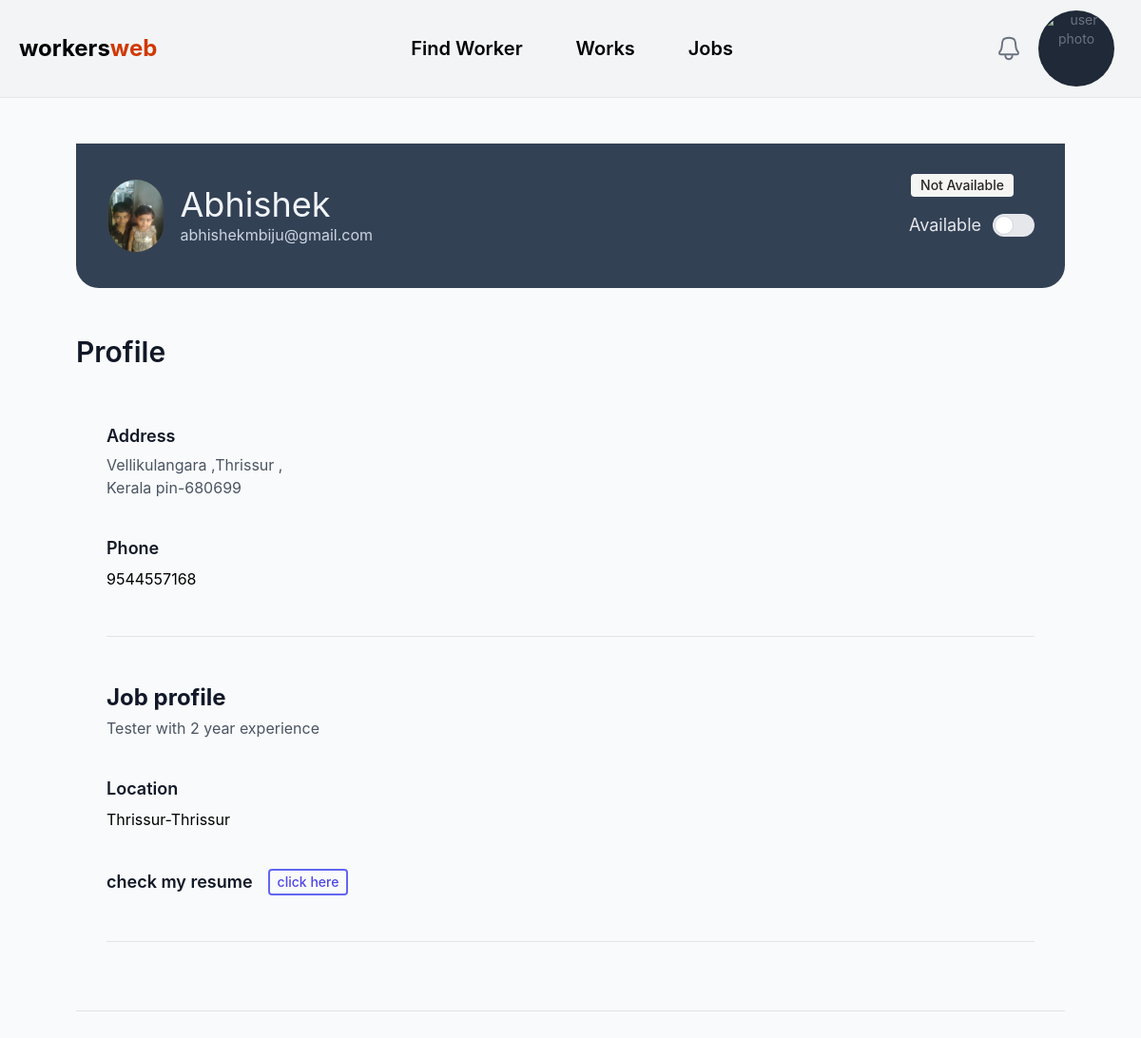
Page /profile/ (signed in) on the committed database.
### main/models.py (models this page shows, shortened)
class Profile(models.Model):
    user_id = models.ForeignKey(User,on_delete=models.CASCADE)
    name = models.CharField(max_length=255)
    avatar = models.ImageField(upload_to='uploads/avatars')
    district = models.CharField(max_length=255)
    city = models.CharField(max_length=255)
    street_address = models.TextField()
    pin = models.CharField(max_length=6)
    phone_no = models.CharField(max_length=15)

class User(AbstractBaseUser, PermissionsMixin):
    id = models.UUIDField(primary_key=True, default=uuid.uuid4, editable=False)
    email = models.EmailField(unique=True)
    username = models.CharField(max_length=255,null=True,blank=True)
    is_active = models.BooleanField(default=True)
    is_superuser = models.BooleanField(default=False)
    is_worker = models.BooleanField(default=False)
    is_staff = models.BooleanField(default=False)
    date_joined = models.DateTimeField(auto_now_add=True)
    last_login = models.DateTimeField(blank=True, null=True)
    objects = CustomUserManager()
    USERNAME_FIELD = 'email'
    EMAIL_FIELD = 'email'
    REQUIRED_FIELDS = ['username']

class Worker(models.Model):
    user_id = models.ForeignKey(User,on_delete=models.CASCADE)
    name = models.CharField(max_length=255)
    avatar = models.ImageField(upload_to='uploads/avatars')
    district = models.CharField(max_length=255)
    city = models.CharField(max_length=255)
    street_address = models.TextField()
    pin = models.CharField(max_length=6)
    phone_no = models.CharField(max_length=15)
    experience = models.IntegerField()
    job_title = models.CharField(max_length=255)
    resume = models.FileField(upload_to="uploads/resume")
    notification = models.BooleanField(default=False)
    is_available= models.BooleanField(default=True)

### main/views.py (the view)
# urls.py: path('profile/',profile,name="profile"),
def profile(request):
  profile=None
  worker=None
  if Profile.objects.filter(user_id=request.user).exists():
    profile = Profile.objects.get(user_id=request.user)
  if Worker.objects.filter(user_id=request.user).exists():
    worker = Worker.objects.get(user_id=request.user)
    print("exists 1212")
  if request.method == 'POST':
    available = request.POST.get('available')
    worker = Worker.objects.get(user_id=request.user)
    worker.is_available = available == 'True'
    print('iikxk',type(available),available)
    worker.save()
  return render(request,'profile.html',{'Profile':profile,"worker":worker})

### template/profile.html (shortened to what this page needs)
{% extends "layout.html" %}
{% block 'container' %}
<div class=" px-20 py-12 ">
    <div class=" bg-slate-700 flex justify-between  items-center text-white p-8 rounded-bl-3xl rounded-br-3xl space-x-4 ">
      {% if Profile %}
        <img class=" w-20 h-20 rounded-full border-2 border-gray-700  " src="{{ Profile.avatar.url }}" alt="{{ Profile.name }}'s picture" />
        <div class="w-full">
        <p class=" text-4xl text-bold text-slate-100 "> {{Profile.name}}</p>
        <p class=" text-base text-semibold text-slate-300 "> {{request.user}}</p>
        </div>
        <div class="flex flex-col items-center space-y-4">
            <div class="flex items-center space-x-3">
                {% if worker.is_available %}
                <span>working</span>
                <span class="bg-green-100  text-green-800 text-sm font-medium me-2 px-2.5 py-0.5 rounded dark:bg-green-900 dark:text-green-300">Available</span>
                {% else %}
                <span class="bg-stone-100  text-stone-800 text-sm font-medium me-2 px-2.5 py-0.5 rounded dark:bg-stone-900 dark:text-stone-300">Not Available</span>
                {% endif %}
            </div>
            {% if worker.user_id.id == request.user.id %}
            <form action="" method="post" id="checkForm">
                <label class="inline-flex items-center mb-5 cursor-pointer space-x-3">
                    <span class="ms-3 text-lg font-normal text-gray-200 dark:text-gray-300">Available</span>
                    <div class="relative w-11 h-6 bg-gray-200 peer-focus:outline-none peer-focus:ring-4 peer-focus:ring-blue-300 dark:peer-focus:ring-blue-800 rounded-full peer dark:bg-gray-700 peer-checked:after:translate-x-full rtl:peer-checked:after:-translate-x-full peer-checked:after:border-white after:content-[''] after:absolute after:top-[2px] after:start-[2px] after:bg-white after:border-gray-300 after:border after:rounded-full after:h-5 after:w-5 after:transition-all dark:border-gray-600 peer-checked:bg-blue-600"></div>
                </label>
            </form>
            {% endif %}
        </div>
      {% else %}
        <p class=" text-3xl text-bold text-slate-200 "> {{request.user}}</p>
        <p class=" text-3xl text-bold text-slate-300 "> {{request.user.is_active}}</p>
      {% endif %}
    </div>
    <div class="space-y-12 mt-8 py-4 ">
        <div class="border-b border-gray-900/10 pb-12">
          <h2 class="text-3xl font-semibold leading-7 text-gray-900 my-[1px] ">Profile</h2>
        {% if Profile %}
  <main>
    <div class="mx-auto max-w-7xl px-4 py-2 sm:px-6 lg:px-8">
            <div class="border-b border-gray-900/10 pb-12 mt-12">
        <h2 class="text-lg font-semibold leading-7 text-gray-900">Address</h2>
        <p class="mt-1 text-md leading-6 text-gray-600">{{ Profile.street_address}},{{ Profile.district }} ,<br>Kerala pin-{{ Profile.pin }}</p>
        <div class="mt-10 space-y-10">
             <div class="sm:col-span-2">
            <label for="job-title" class="block text-lg font-semibold leading-6 text-gray-900">Phone</label>
            <div class="mt-2 text-md">
             {{ Profile.phone_no }}
            </div>
          </div>
        </div>
      </div>
    </div>
  </main>
        {% endif %}
        {% if worker %}
        <main>
            <div class="mx-auto max-w-7xl px-4 py-6 sm:px-6 lg:px-8">
                    <div class="border-b border-gray-900/10 pb-12 mt-4">
                <h2 class="text-2xl font-bold leading-7 text-gray-900">Job profile</h2>
                <p class="mt-1 text-md leading-6 text-gray-600">{{ worker.job_title}} with {{ worker.experience }} year experience</p>
                <div class="mt-10 space-y-10">
                     <div class="sm:col-span-2">
                    <label for="job-title" class="block text-lg font-semibold leading-6 text-gray-900">Location</label>
                    <div class="mt-2 text-md">
                     {{ worker.district }}-{{ worker.city}}
                    </div>
                  </div>
                </div>
                <div class="sm:col-span-2 mt-10">
                    <div class="col-span-full">
                    <div class="mt-2 flex items-center space-x-4">
                     <label for="resume" class="block text-lg font-semibold leading-6 text-gray-900">check my resume</label>
                      <a class="block text-sm font-medium leading-6 text-indigo-600 border-2 border-indigo-500 px-2  rounded " href="{{ worker.resume.url }}" download>click here</a>
                    </div>
                  </div>
              </div>
              </div>
            </div>
          </main>
        {% endif %}
    </div>
  </div>
</div>
{% endblock 'container' %}

### rows in the picture
Profile: avatar (picture), name "Abhishek", street_address "Vellikulangara", district "Thrissur", pin "680699", phone_no "9544557168"
User: user "abhishekmbiju@gmail.com"
Worker: job_title "Tester", experience "2", district "Thrissur", city "Thrissur"
